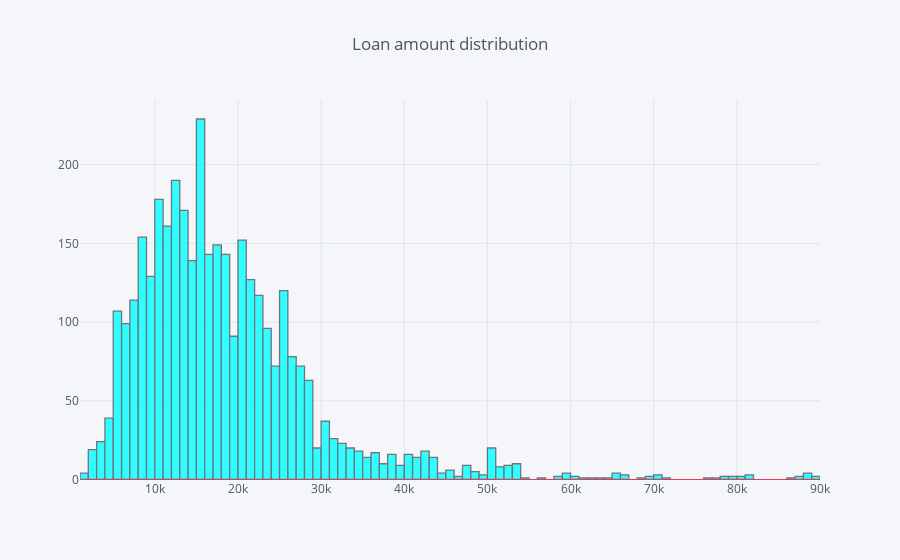

Write notebook code for a chart like this one.
### Markdown cell above
We see that Loans have a high variance and the mean is higher than the median,
let's plot the column:

### Code cell
Train.LOAN.iplot(kind='hist', title = 'Loan amount distribution', hline=(0), color = ['cyan'])

### Figure 1 — Plotly figure (JSON) as saved in the notebook; plotly's stock layout.template omitted (floating-point values rounded to 4 significant figures; data arrays with more than 128 entries replaced by an {"elided": "..."} marker saying what was removed)
{"data": [{"histfunc": "count", "histnorm": "", "marker": {"color": "rgba(0, 255, 255, 1.0)", "line": {"color": "#4D5663", "width": 1.3}}, "name": "LOAN", "opacity": 0.8, "orientation": "v", "type": "histogram", "x": {"elided": "3576 int values"}}], "layout": {"autosize": true, "barmode": "overlay", "legend": {"bgcolor": "#F5F6F9", "font": {"color": "#4D5663"}}, "paper_bgcolor": "#F5F6F9", "plot_bgcolor": "#F5F6F9", "shapes": [{"line": {"color": "#db4052", "dash": "solid", "width": 1}, "type": "line", "x0": 0, "x1": 1, "xref": "paper", "y0": 0, "y1": 0, "yref": "y"}], "title": {"font": {"color": "#4D5663"}, "text": "Loan amount distribution"}, "xaxis": {"autorange": true, "gridcolor": "#E1E5ED", "range": [999.5, 90000.0], "showgrid": true, "tickfont": {"color": "#4D5663"}, "title": {"font": {"color": "#4D5663"}, "text": ""}, "type": "linear", "zerolinecolor": "#E1E5ED"}, "yaxis": {"autorange": true, "gridcolor": "#E1E5ED", "range": [-0.6716, 241.1], "showgrid": true, "tickfont": {"color": "#4D5663"}, "title": {"font": {"color": "#4D5663"}, "text": ""}, "zerolinecolor": "#E1E5ED"}}}
